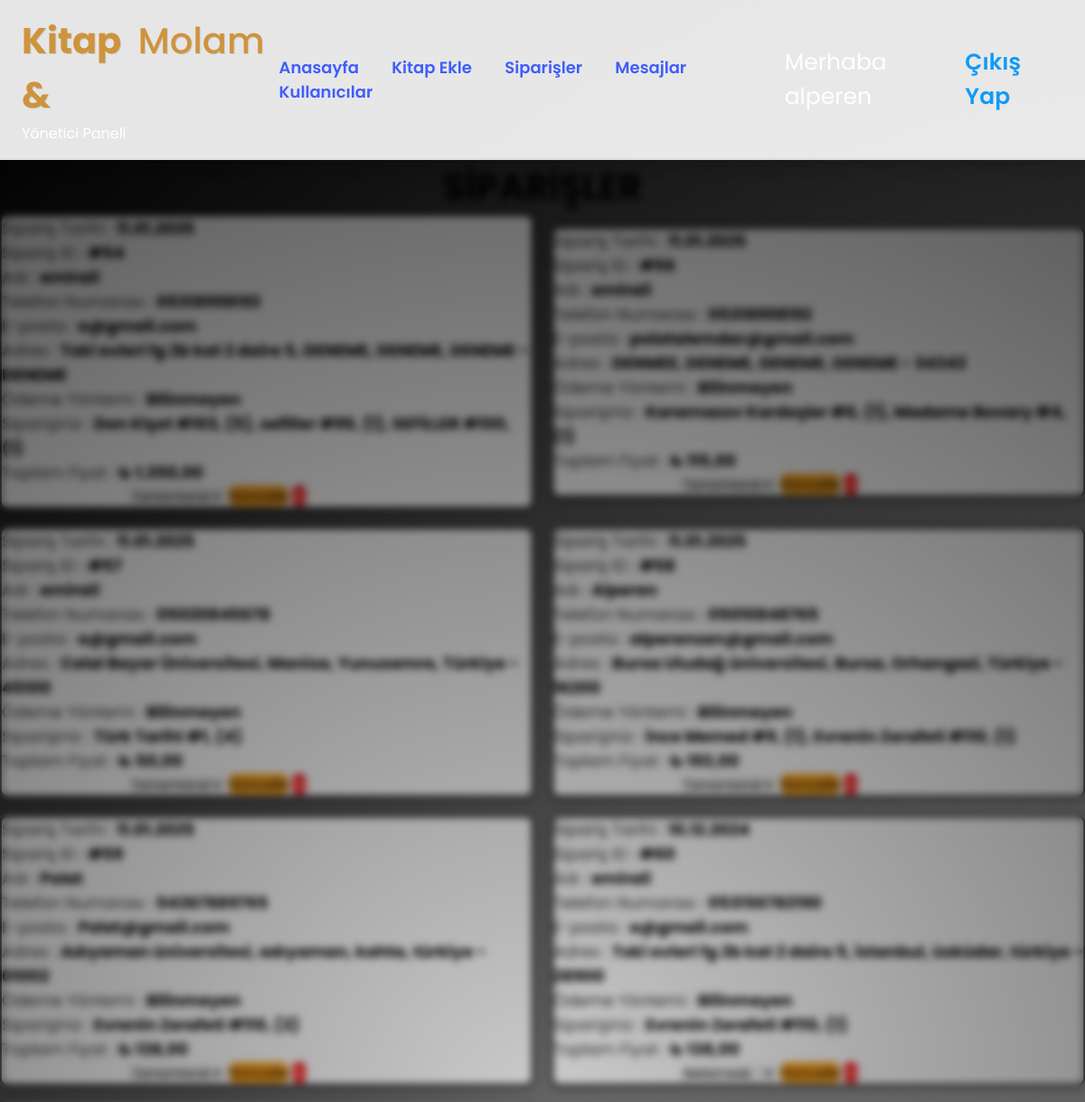
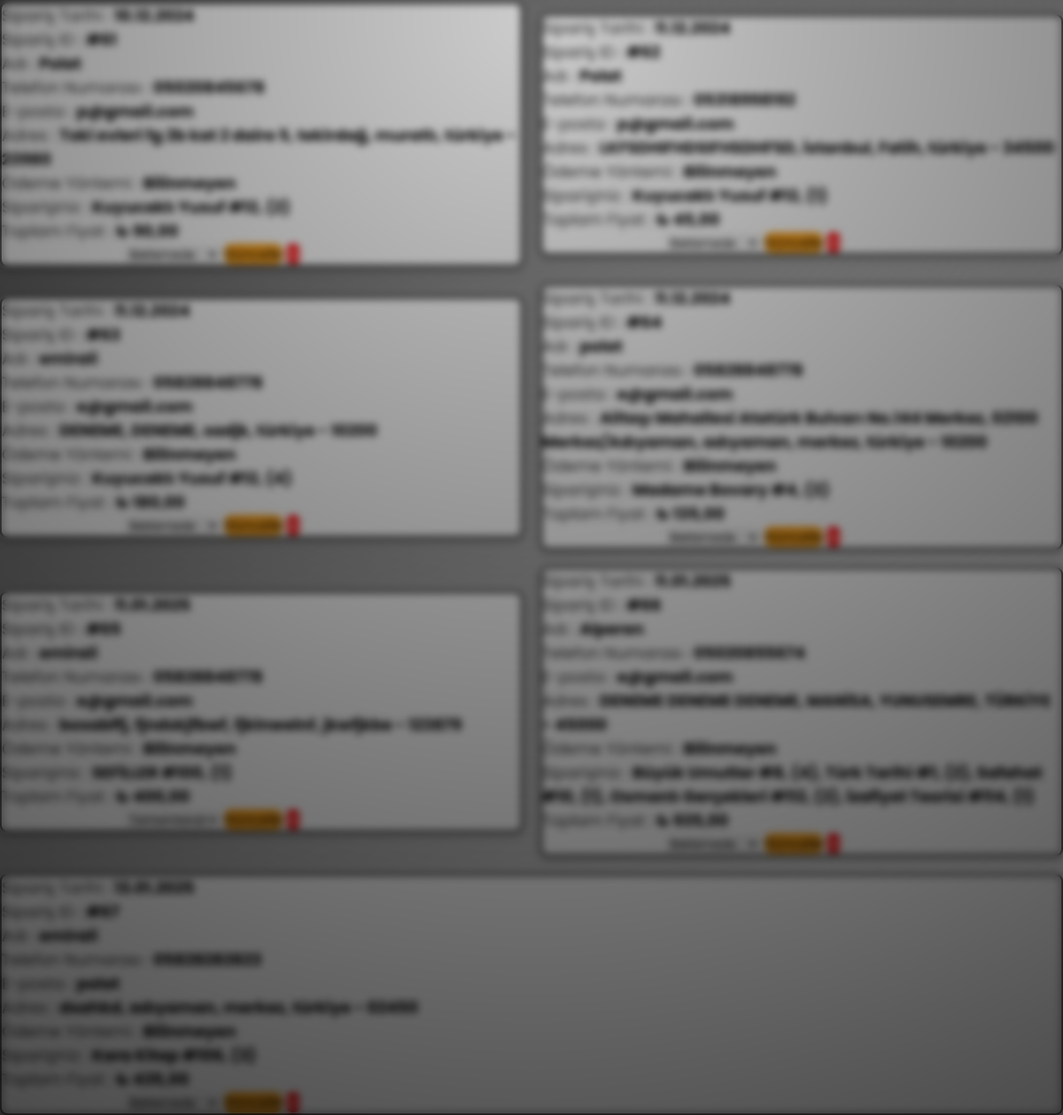
Page /admin_orders.php (signed in) on the committed database (2 pictures, top to bottom).
### tables this page shows
CREATE TABLE `confirm_order` (
  `order_id` int(100) NOT NULL,
  `user_id` int(100) NOT NULL,
  `name` varchar(50) NOT NULL,
  `email` varchar(50) NOT NULL,
  `number` varchar(15) DEFAULT NULL,
  `address` varchar(500) DEFAULT NULL,
  `payment_method` varchar(20) NOT NULL,
  `total_books` varchar(500) NOT NULL,
  `order_date` varchar(100) NOT NULL,
  `payment_status` varchar(100) NOT NULL DEFAULT 'pending',
  `total_price` double(10,2) NOT NULL
);

### admin_orders.php (the view, shortened to what this page needs)
<?php
include 'config.php';
?>
<!DOCTYPE html>
<html lang="tr">
<head>
   <link rel="stylesheet" href="https://cdnjs.cloudflare.com/ajax/libs/font-awesome/6.0.0/css/all.min.css">
   <link rel="stylesheet" href="./css/hello.css">
</head>
<body>
   <?php include 'admin_header.php'; ?>
   <section class="placed-orders">
      <h1 class="title">SİPARİŞLER</h1>
      <div class="box-container">
   <?php
   $select_orders = mysqli_query($conn, "SELECT * FROM `confirm_order`") or die('sorgu başarısız');
   if (mysqli_num_rows($select_orders) > 0) {
      while ($fetch_book = mysqli_fetch_assoc($select_orders)) {
         $order_date = date("d.m.Y", strtotime($fetch_book['order_date']));
   ?>
         <div class="box">
            <p> Sipariş Tarihi : <span><?php echo $order_date; ?></span> </p>
            <p> Sipariş ID : <span>#<?php echo $fetch_book['order_id']; ?></span></p>
            <p> Adı : <span><?php echo htmlspecialchars($fetch_book['name']); ?></span> </p>
            <p> Telefon Numarası : <span><?php echo $fetch_book['number']; ?></span> </p>
            <p> E-posta : <span><?php echo $fetch_book['email']; ?></span> </p>
            <p> Adres : <span><?php echo htmlspecialchars($fetch_book['address']); ?></span> </p>
            <p> Ödeme Yöntemi : <span>
               <?php
               switch ($fetch_book['payment_method']) {
                  default:
                     echo 'Bilinmeyen';
                     break;
               }
               ?>
            </span></p>
            <p> Siparişiniz : <span><?php echo htmlspecialchars($fetch_book['total_books']); ?></span> </p>
            <p> Toplam Fiyat : <span>₺ <?php echo number_format($fetch_book['total_price'], 2, ',', '.'); ?></span> </p>
            <form action="" method="post">
               <select name="update_payment">
                  <option value="" selected disabled><?php echo ($fetch_book['payment_status'] === 'completed') ? 'Tamamlandı' : 'Beklemede'; ?></option>
               </select>
               <input type="submit" value="Güncelle" name="update_order" class="cart-btn2">
               <a class="cart-btn1" href="admin_orders.php?delete=<?php echo $fetch_book['order_id']; ?>" onclick="return confirm('Bu siparişi silmek istiyor musunuz?');">Sil</a>
            </form>
         </div>
   <?php
      }
   } else {
      echo '<p class="empty">Henüz sipariş verilmedi!</p>';
   }
   ?>
</div>
   </section>
</body>
</html>

### admin_header.php (shortened to what this page needs)
<!DOCTYPE html>
<html lang="tr">
<head>
    <link rel="stylesheet" href="./css/admin.css">
</head>
<body>
<header>
    <div class="mainlogo">
        <div class="logo">
            <a href="admin_index.php"><span>Kitap &</span>
            <span class="me">Molam</span></a>
        </div><p>Yönetici Paneli</p></div>
    <div class="nav">
        <a href="admin_index.php">Anasayfa</a>
        <a href="add_books.php">Kitap Ekle</a>
        <a href="admin_orders.php">Siparişler</a>
        <a href="message_admin.php">Mesajlar</a>
        <a href="users_detail.php">Kullanıcılar</a>
    </div>
    <div class="right">
        <div class="log_info">
            <p>Merhaba <?php echo $_SESSION['admin_name'];?></p>
        </div>
        <a class="Btn" href="logout.php?logout=<?php echo $_SESSION['admin_name'];?>">Çıkış Yap</a>
    </div>
</header>
</body>
</html>

### css/hello.css (style rules this page uses)
* { margin: 0 !important; padding: 0 !important; font-family: "Poppins", sans-serif !important; box-sizing: border-box !important; text-decoration: none !important; }
body { background: linear-gradient(135deg, #000000, #ffffff) !important; min-height: 100vh !important; width: 100% !important; background-size: cover !important; background-attachment: fixed !important; overflow-x: hidden !important; position: relative !important; }
body::before { content: "" !important; position: absolute !important; top: 0 !important; left: 0 !important; width: 100% !important; height: 100% !important; background-image: url("https://www.transparenttextures.com/patterns/noise.png") !important; opacity: 0.05 !important; z-index: 1 !important; pointer-events: none !important; }
body::after { content: "" !important; position: absolute !important; top: 0 !important; left: 0 !important; width: 100% !important; height: 100% !important; background: radial-gradient(circle, rgba(0, 0, 0, 0.2), rgba(0, 0, 0, 0.7)) !important; z-index: 2 !important; pointer-events: none !important; backdrop-filter: blur(4px) !important; }
header { background: rgba(255, 255, 255, 0.9) !important; display: flex !important; justify-content: space-between !important; align-items: center !important; padding: 15px 2% !important; box-shadow: 0 4px 15px rgba(0, 0, 0, 0.2) !important; border-bottom: 2px solid #ddd !important; position: sticky !important; top: 0 !important; z-index: 1000 !important; }
.logo a { font-size: 28px !important; font-weight: 600 !important; color: #3f5efb !important; text-shadow: 1px 1px rgba(0, 0, 0, 0.1) !important; }
.logo a span { color: #ce943d !important; }
.nav a { font-size: 18px !important; color: #3f5efb !important; padding: 8px 16px !important; border-radius: 5px !important; transition: all 0.3s ease !important; }

### css/admin.css (style rules this page uses)
* { text-decoration: none; margin: 0; padding: 0; font-family: "Poppins", sans-serif; box-sizing: border-box; outline: none; border: none; }
body { background: linear-gradient(to right, rgba(0, 0, 0, 0.7), rgba(0, 0, 0, 0.2)), url('path/to/your/background-image.jpg'); background-size: cover; background-position: center; color: #fff; font-family: 'Poppins', sans-serif; min-height: 100vh; position: relative; }
body::before { content: ''; position: absolute; top: 0; left: 0; right: 0; bottom: 0; background: radial-gradient(circle, rgba(0, 0, 0, 0.8), rgba(0, 0, 0, 0) 70%); pointer-events: none; }
header { background: #f2f1f1; display: flex; justify-content: space-between; padding: 10px 1%; align-items: center; position: sticky; top: 0; z-index: 1000; box-shadow: 0 0.5rem 1.5rem rgba(0, 0, 0, 0.1); border-bottom: 3px solid #ddd; }
.logo a { display: flex; cursor: pointer; }
.logo a span { color: rgb(255, 5, 5); font-weight: bold; font-size: 40px; }
.logo a .me { color: black; font-weight: 500; }
.nav a { padding: 0.5rem 1rem; color: rgb(2, 120, 238); font-weight: 600; transition: 0.3s ease; }
header .right { align-items: center; display: flex; }
header .right .Btn { color: rgb(15, 155, 248); margin: 0 15px; padding: 5px 3px; font-size: 25px; font-weight: 600; transition: 0.3s ease; }
header .right .log_info { font-size: 25px; }
a { color: #ff0000; text-decoration: none; background-color: transparent; }

### admin_orders.php (style rules this page uses)
.cart-btn1, .cart-btn2 { display: inline-block; margin-top: 0.4rem; padding: 0.2rem 0.8rem; cursor: pointer; color: white; font-size: 15px; border-radius: .5rem; text-transform: capitalize; }
.cart-btn1 { margin-left: 40%; background-color: red; }
.cart-btn2 { background-color: #ffa41c; color: black; }
.placed-orders .title { text-align: center; margin-bottom: 20px; text-transform: uppercase; color: black; font-size: 40px; }
.placed-orders .box-container { max-width: 1200px; margin: 0 auto; display: flex; flex-wrap: wrap; align-items: center; gap: 20px; }
.placed-orders .box-container .box { flex: 1 1 400px; border-radius: .5rem; padding: 15px; border: 2px solid black; background-color: #ffffff; box-shadow: 0px 4px 8px rgba(0, 0, 0, 0.2); transition: transform 0.3s ease, box-shadow 0.3s ease; }
.placed-orders .box-container .box p { padding: 10px 0 0 0; font-size: 18px; color: #333; }
.placed-orders .box-container .box p span { color: #000; font-weight: bold; }

### rows in the picture
confirm_order: order_date "11.01.2025", order_id "54", name "emirali", number "05318998192", email "e@gmail.com", address "Toki evleri fg 2b kat 2 daire 5, DENEME, DENEME, DENEME - DENEME", payment_method "Bilinmeyen", total_books "Don Kişot #103, (5), sefiller #99, (1), SEFİLLER #100, (1)", total_price "1.350,00"
confirm_order: order_date "11.01.2025", order_id "56", name "emirali", number "05318998192", email "polatalemdar@gmail.com", address "DENMEE, DENEME, DENEME, DENEME - 34343", payment_method "Bilinmeyen", total_books "Karamazov Kardeşler #6, (1), Madame Bovary #4, (1)", total_price "115,00"
confirm_order: order_date "11.01.2025", order_id "57", name "emirali", number "05020845678", email "e@gmail.com", address "Celal Bayar Üniversitesi, Manisa, Yunusemre, Türkiye - 45100", payment_method "Bilinmeyen", total_books "Türk Tarihi #1, (4)", total_price "50,00"
confirm_order: order_date "11.01.2025", order_id "58", name "Alperen", number "05010848765", email "alperensen@gmail.com", address "Bursa Uludağ üniversitesi, Bursa, Orhangazi, Türkiye - 16200", payment_method "Bilinmeyen", total_books "İnce Memed #9, (1), Evrenin Zerafeti #110, (1)", total_price "193,00"
confirm_order: order_date "11.01.2025", order_id "59", name "Polat", number "04367889765", email "Polat@gmail.com", address "Adıyaman üniversitesi, adıyaman, kahta, türkiye - 01002", payment_method "Bilinmeyen", total_books "Evrenin Zerafeti #110, (3)", total_price "138,00"
confirm_order: order_date "10.12.2024", order_id "60", name "emirali", number "053156782190", email "e@gmail.com", address "Toki evleri fg 2b kat 2 daire 5, İstanbul, üsküdar, türkiye - 28900", payment_method "Bilinmeyen", total_books "Evrenin Zerafeti #110, (1)", total_price "138,00"
confirm_order: order_date "10.12.2024", order_id "61", name "Polat", number "05020845678", email "p@gmail.com", address "Toki evleri fg 2b kat 2 daire 5, tekirdağ, muratlı, türkiye - 23980", payment_method "Bilinmeyen", total_books "Kuyucaklı Yusuf #12, (2)", total_price "90,00"
confirm_order: order_date "11.12.2024", order_id "62", name "Polat", number "05318998192", email "p@gmail.com", address "LKFSDHIFHDSIFHSDHFSD, İstanbul, Fatih, türkiye - 34500", payment_method "Bilinmeyen", total_books "Kuyucaklı Yusuf #12, (1)", total_price "45,00"
confirm_order: order_date "11.12.2024", order_id "63", name "emirali", number "05828848778", email "e@gmail.com", address "DENEME, DENEME, sadjk, türkiye - 10200", payment_method "Bilinmeyen", total_books "Kuyucaklı Yusuf #12, (4)", total_price "180,00"
confirm_order: order_date "11.12.2024", order_id "64", name "polat", number "05828848778", email "e@gmail.com", address "Alitaşı Mahallesi Atatürk Bulvarı No.144 Merkez, 02100 Merkez/Adıyaman, adıyaman, merkez, türkiye - 10200", payment_method "Bilinmeyen", total_books "Madame Bovary #4, (3)", total_price "135,00"
confirm_order: order_date "11.01.2025", order_id "65", name "emirali", number "05828848778", email "e@gmail.com", address "bosabffj, fjndskjfbwf, fjklnwelnf, jkwfjkbe - 123879", payment_method "Bilinmeyen", total_books "SEFİLLER #100, (1)", total_price "400,00"
confirm_order: order_date "11.01.2025", order_id "66", name "Alperen", number "05020855674", email "e@gmail.com", address "DENEME DENEME DENEME, MANİSA, YUNUSEMRE, TÜRKİYE - 45000", payment_method "Bilinmeyen", total_books "Büyük Umutlar #8, (4), Türk Tarihi #1, (2), Safahat #10, (1), Osmanlı Gerçekleri #112, (2), İzafiyet Teorisi #114, (1)", total_price "935,00"
confirm_order: order_date "13.01.2025", order_id "67", name "emirali", number "05828282823", email "polat", address "dsahkd, adıyaman, merkez, türkiye - 02450", payment_method "Bilinmeyen", total_books "Kara Kitap #106, (3)", total_price "435,00"

### other values in the picture
$_SESSION['admin_name'] "alperen"
